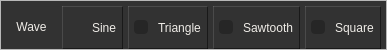
    <widget class="QFrame" name="wave_frame">
     <property name="sizePolicy">
      <sizepolicy hsizetype="Expanding" vsizetype="Preferred">
       <horstretch>0</horstretch>
       <verstretch>0</verstretch>
      </sizepolicy>
     </property>
     <property name="maximumSize">
      <size>
       <width>16777215</width>
       <height>50</height>
      </size>
     </property>
     <property name="frameShape">
      <enum>QFrame::StyledPanel</enum>
     </property>
     <property name="frameShadow">
      <enum>QFrame::Raised</enum>
     </property>
     <layout class="QHBoxLayout" name="horizontalLayout_3">
      <property name="spacing">
       <number>0</number>
      </property>
      <property name="leftMargin">
       <number>0</number>
      </property>
      <property name="topMargin">
       <number>0</number>
      </property>
      <property name="rightMargin">
       <number>0</number>
      </property>
      <property name="bottomMargin">
       <number>0</number>
      </property>
      <item>
       <widget class="QGroupBox" name="wave_group_box">
        <property name="styleSheet">
         <string notr="true">color: rgb(239, 236, 231);
background-color: rgba(255, 255, 255, 0);
background-color: rgb(132, 132, 132);
border:none;
background-color: rgb(62, 62, 62);
background-color: rgb(50, 50, 50);</string>
        </property>
        <property name="title">
         <string/>
        </property>
        <property name="alignment">
         <set>Qt::AlignCenter</set>
        </property>
        <layout class="QHBoxLayout" name="wave_options_layout">
         <property name="spacing">
          <number>5</number>
         </property>
         <property name="leftMargin">
          <number>5</number>
         </property>
         <property name="topMargin">
          <number>5</number>
         </property>
         <property name="rightMargin">
          <number>5</number>
         </property>
         <property name="bottomMargin">
          <number>0</number>
         </property>
         <item>
          <widget class="QFrame" name="wave_grid">
           <property name="frameShape">
            <enum>QFrame::NoFrame</enum>
           </property>
           <property name="frameShadow">
            <enum>QFrame::Plain</enum>
           </property>
           <layout class="QHBoxLayout" name="horizontalLayout_2">
            <property name="spacing">
             <number>5</number>
            </property>
            <property name="leftMargin">
             <number>0</number>
            </property>
            <property name="topMargin">
             <number>0</number>
            </property>
            <property name="rightMargin">
             <number>0</number>
            </property>
            <property name="bottomMargin">
             <number>0</number>
            </property>
            <item>
             <widget class="QLabel" name="wave_label">
              <property name="minimumSize">
               <size>
                <width>0</width>
                <height>20</height>
               </size>
              </property>
              <property name="maximumSize">
               <size>
                <width>16777215</width>
                <height>40</height>
               </size>
              </property>
              <property name="styleSheet">
               <string notr="true">color: rgb(239, 236, 231);
background-color: rgba(255, 255, 255, 0);
border: none;
padding: 10px;</string>
              </property>
              <property name="text">
               <string>Wave</string>
              </property>
              <property name="alignment">
               <set>Qt::AlignCenter</set>
              </property>
             </widget>
            </item>
            <item>
             <widget class="QRadioButton" name="sine">
              <property name="sizePolicy">
               <sizepolicy hsizetype="Expanding" vsizetype="Expanding">
                <horstretch>0</horstretch>
                <verstretch>0</verstretch>
               </sizepolicy>
              </property>
              <property name="minimumSize">
               <size>
                <width>0</width>
                <height>30</height>
               </size>
              </property>
              <property name="styleSheet">
               <string notr="true">QRadioButton {
	background-color: qlineargradient(spread:repeat, x1:1, y1:1, x2:1, y2:0, stop:0 rgba(60, 60, 60, 255), stop:		1 rgba(80, 80, 80, 255));
	padding: 5px;
	spacing: 10px;
	border: 1px solid;
	border-color: rgba(255, 255, 255, 30);
	border-right-color: rgba(0, 0, 0, 128);
	border-bottom-color: rgba(0, 0, 0, 128);
}
QRadioButton:hover {
	background-color: qlineargradient(spread:repeat, x1:1, y1:1, x2:1, y2:0, stop:0 rgba(80, 80, 80, 255), stop:		1 rgba(100, 100, 100, 255));
	border: 1px solid;
	border-color: rgba(255, 255, 255, 80);
	border-right-color: rgba(0, 0, 0, 255);
	border-bottom-color: rgba(0, 0, 0, 255);
}
QRadioButton:pressed {
	background-color: qlineargradient(spread:repeat, x1:1, y1:1, x2:1, y2:0, stop:1 rgba(60, 60, 60, 255), stop:		0 rgba(70, 70, 70, 255));
	border-color: rgba(0, 0, 0, 150);
	border-right-color: rgba(255, 255, 255, 50);
	border-bottom-color: rgba(255, 255, 255, 50);
}
QRadioButton::indicator:unchecked {
	background-color: rgb(38, 38, 38);
	border-radius: 4px;
}

QRadioButton::indicator:checked {
	border-radius: 4px;
	background-color: qradialgradient(spread:pad, cx:0.5, cy:0.5, radius:0.5, fx:0.5, fy:0.5, stop:0.357513 		rgba(200, 200, 200, 255), stop:0.388601 rgba(38, 38, 38, 255));
}</string>
              </property>
              <property name="text">
               <string>Sine</string>
              </property>
              <property name="checked">
               <bool>true</bool>
              </property>
             </widget>
            </item>
            <item>
             <widget class="QRadioButton" name="triangle">
              <property name="sizePolicy">
               <sizepolicy hsizetype="Expanding" vsizetype="Expanding">
                <horstretch>0</horstretch>
                <verstretch>0</verstretch>
               </sizepolicy>
              </property>
              <property name="minimumSize">
               <size>
                <width>0</width>
                <height>30</height>
               </size>
              </property>
              <property name="styleSheet">
               <string notr="true">QRadioButton {
	background-color: qlineargradient(spread:repeat, x1:1, y1:1, x2:1, y2:0, stop:0 rgba(60, 60, 60, 255), stop:		1 rgba(80, 80, 80, 255));
	padding: 5px;
	spacing: 10px;
	border: 1px solid;
	border-color: rgba(255, 255, 255, 30);
	border-right-color: rgba(0, 0, 0, 128);
	border-bottom-color: rgba(0, 0, 0, 128);
}
QRadioButton:hover {
	background-color: qlineargradient(spread:repeat, x1:1, y1:1, x2:1, y2:0, stop:0 rgba(80, 80, 80, 255), stop:		1 rgba(100, 100, 100, 255));
	border: 1px solid;
	border-color: rgba(255, 255, 255, 80);
	border-right-color: rgba(0, 0, 0, 255);
	border-bottom-color: rgba(0, 0, 0, 255);
}
QRadioButton:pressed {
	background-color: qlineargradient(spread:repeat, x1:1, y1:1, x2:1, y2:0, stop:1 rgba(60, 60, 60, 255), stop:		0 rgba(70, 70, 70, 255));
	border-color: rgba(0, 0, 0, 150);
	border-right-color: rgba(255, 255, 255, 50);
	border-bottom-color: rgba(255, 255, 255, 50);
}
QRadioButton::indicator:unchecked {
	background-color: rgb(38, 38, 38);
	border-radius: 4px;
}

QRadioButton::indicator:checked {
	border-radius: 4px;
	background-color: qradialgradient(spread:pad, cx:0.5, cy:0.5, radius:0.5, fx:0.5, fy:0.5, stop:0.357513 		rgba(200, 200, 200, 255), stop:0.388601 rgba(38, 38, 38, 255));
}</string>
              </property>
              <property name="text">
               <string>Triangle</string>
              </property>
             </widget>
            </item>
            <item>
             <widget class="QRadioButton" name="sawtooth">
              <property name="sizePolicy">
               <sizepolicy hsizetype="Expanding" vsizetype="Expanding">
                <horstretch>0</horstretch>
                <verstretch>0</verstretch>
               </sizepolicy>
              </property>
              <property name="minimumSize">
               <size>
                <width>0</width>
                <height>30</height>
               </size>
              </property>
              <property name="styleSheet">
               <string notr="true">QRadioButton {
	background-color: qlineargradient(spread:repeat, x1:1, y1:1, x2:1, y2:0, stop:0 rgba(60, 60, 60, 255), stop:		1 rgba(80, 80, 80, 255));
	padding: 5px;
	spacing: 10px;
	border: 1px solid;
	border-color: rgba(255, 255, 255, 30);
	border-right-color: rgba(0, 0, 0, 128);
	border-bottom-color: rgba(0, 0, 0, 128);
}
QRadioButton:hover {
	background-color: qlineargradient(spread:repeat, x1:1, y1:1, x2:1, y2:0, stop:0 rgba(80, 80, 80, 255), stop:		1 rgba(100, 100, 100, 255));
	border: 1px solid;
	border-color: rgba(255, 255, 255, 80);
	border-right-color: rgba(0, 0, 0, 255);
	border-bottom-color: rgba(0, 0, 0, 255);
}
QRadioButton:pressed {
	background-color: qlineargradient(spread:repeat, x1:1, y1:1, x2:1, y2:0, stop:1 rgba(60, 60, 60, 255), stop:		0 rgba(70, 70, 70, 255));
	border-color: rgba(0, 0, 0, 150);
	border-right-color: rgba(255, 255, 255, 50);
	border-bottom-color: rgba(255, 255, 255, 50);
}
QRadioButton::indicator:unchecked {
	background-color: rgb(38, 38, 38);
	border-radius: 4px;
}

QRadioButton::indicator:checked {
	border-radius: 4px;
	background-color: qradialgradient(spread:pad, cx:0.5, cy:0.5, radius:0.5, fx:0.5, fy:0.5, stop:0.357513 		rgba(200, 200, 200, 255), stop:0.388601 rgba(38, 38, 38, 255));
}</string>
              </property>
              <property name="text">
               <string>Sawtooth</string>
              </property>
             </widget>
            </item>
            <item>
             <widget class="QRadioButton" name="square">
              <property name="sizePolicy">
               <sizepolicy hsizetype="Expanding" vsizetype="Expanding">
                <horstretch>0</horstretch>
                <verstretch>0</verstretch>
               </sizepolicy>
              </property>
              <property name="minimumSize">
               <size>
                <width>0</width>
                <height>30</height>
               </size>
              </property>
              <property name="styleSheet">
               <string notr="true">QRadioButton {
	background-color: qlineargradient(spread:repeat, x1:1, y1:1, x2:1, y2:0, stop:0 rgba(60, 60, 60, 255), stop:		1 rgba(80, 80, 80, 255));
	padding: 5px;
	spacing: 10px;
	border: 1px solid;
	border-color: rgba(255, 255, 255, 30);
	border-right-color: rgba(0, 0, 0, 128);
	border-bottom-color: rgba(0, 0, 0, 128);
}
QRadioButton:hover {
	background-color: qlineargradient(spread:repeat, x1:1, y1:1, x2:1, y2:0, stop:0 rgba(80, 80, 80, 255), stop:		1 rgba(100, 100, 100, 255));
	border: 1px solid;
	border-color: rgba(255, 255, 255, 80);
	border-right-color: rgba(0, 0, 0, 255);
	border-bottom-color: rgba(0, 0, 0, 255);
}
QRadioButton:pressed {
	background-color: qlineargradient(spread:repeat, x1:1, y1:1, x2:1, y2:0, stop:1 rgba(60, 60, 60, 255), stop:		0 rgba(70, 70, 70, 255));
	border-color: rgba(0, 0, 0, 150);
	border-right-color: rgba(255, 255, 255, 50);
	border-bottom-color: rgba(255, 255, 255, 50);
}
QRadioButton::indicator:unchecked {
	background-color: rgb(38, 38, 38);
	border-radius: 4px;
}

QRadioButton::indicator:checked {
	border-radius: 4px;
	background-color: qradialgradient(spread:pad, cx:0.5, cy:0.5, radius:0.5, fx:0.5, fy:0.5, stop:0.357513 		rgba(200, 200, 200, 255), stop:0.388601 rgba(38, 38, 38, 255));
}</string>
              </property>
              <property name="text">
               <string>Square</string>
              </property>
             </widget>
            </item>
           </layout>
          </widget>
         </item>
        </layout>
       </widget>
      </item>
     </layout>
    </widget>
